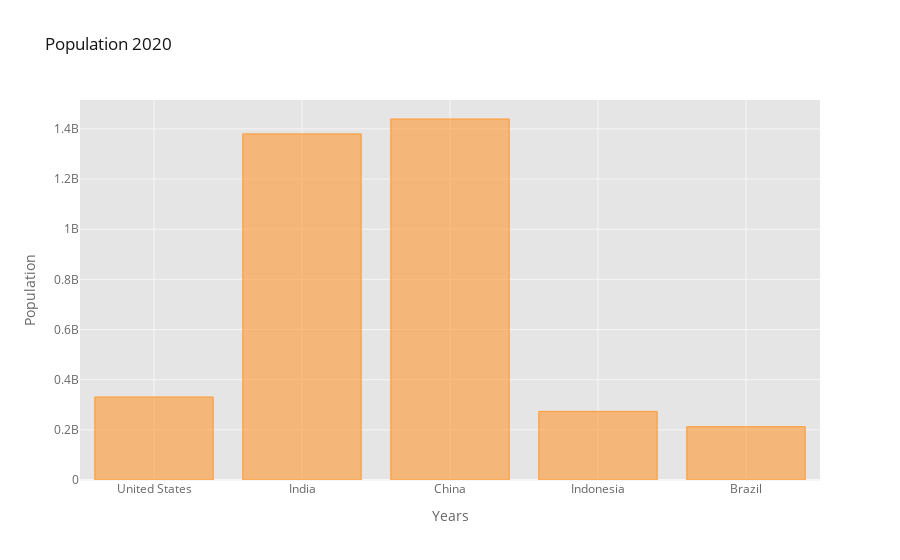

Notebook code cell kept with this figure:
### Code cell
df_pt_2020.iplot(kind="bar", color="orange",
                 xTitle="Years", yTitle="Population",
                 title="Population 2020")

### Figure 1 — Plotly figure (JSON) as saved in the notebook; plotly's stock layout.template omitted (floating-point values rounded to 4 significant figures)
{"data": [{"marker": {"color": "rgba(255, 153, 51, 0.6)", "line": {"color": "rgba(255, 153, 51, 1.0)", "width": 1}}, "name": "2020", "orientation": "v", "text": "", "type": "bar", "x": ["United States", "India", "China", "Indonesia", "Brazil"], "y": [331002651, 1380004385, 1439323776, 273523615, 212559417]}], "layout": {"autosize": true, "legend": {"bgcolor": "#FFFFFF", "font": {"color": "#666666"}}, "paper_bgcolor": "#FFFFFF", "plot_bgcolor": "#E5E5E5", "title": {"font": {"color": "#151516"}, "text": "Population 2020"}, "xaxis": {"autorange": true, "gridcolor": "#F6F6F6", "range": [-0.5, 4.5], "showgrid": true, "tickfont": {"color": "#666666"}, "title": {"font": {"color": "#666666"}, "text": "Years"}, "type": "category", "zerolinecolor": "#F6F6F6"}, "yaxis": {"autorange": true, "gridcolor": "#F6F6F6", "range": [0, 1515000000.0], "showgrid": true, "tickfont": {"color": "#666666"}, "title": {"font": {"color": "#666666"}, "text": "Population"}, "type": "linear", "zerolinecolor": "#F6F6F6"}}}
